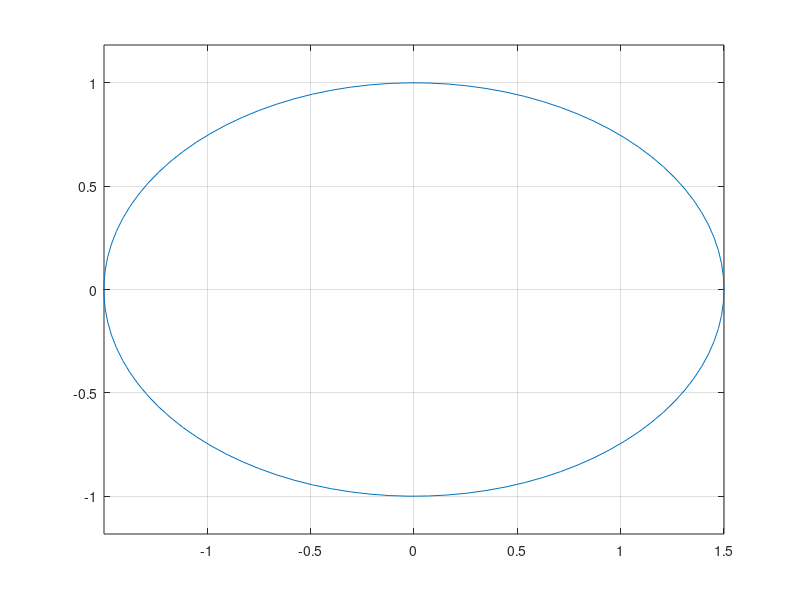

Write MATLAB code to recreate this figure.
    %P5_4 using plot function to plot an ellipse

a=1.5;b=1;

theta = linspace(0, 2*pi, 100); % generate 100 equally distanced points between 0 and 2 pi
x = a * cos(theta);            
y = b * sin(theta);

plot(x,y)
grid on
axis equal  % make axis equal 